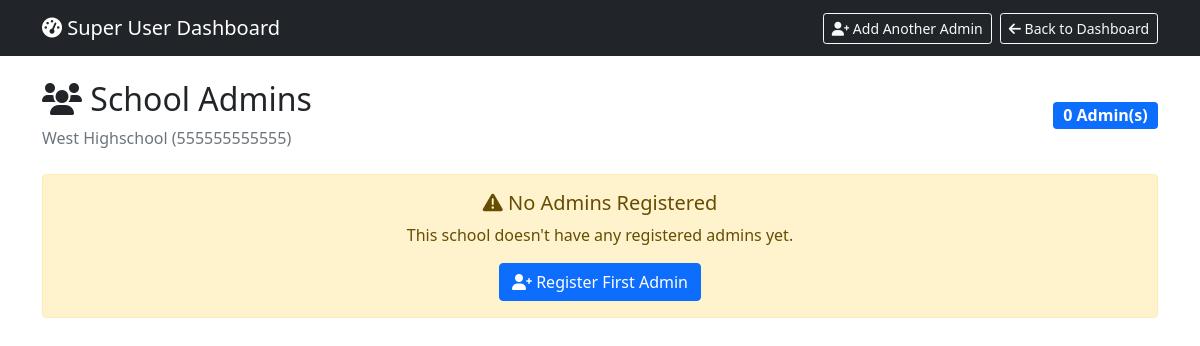
Page /school/8/admins/ (signed in) on the earlier database version.
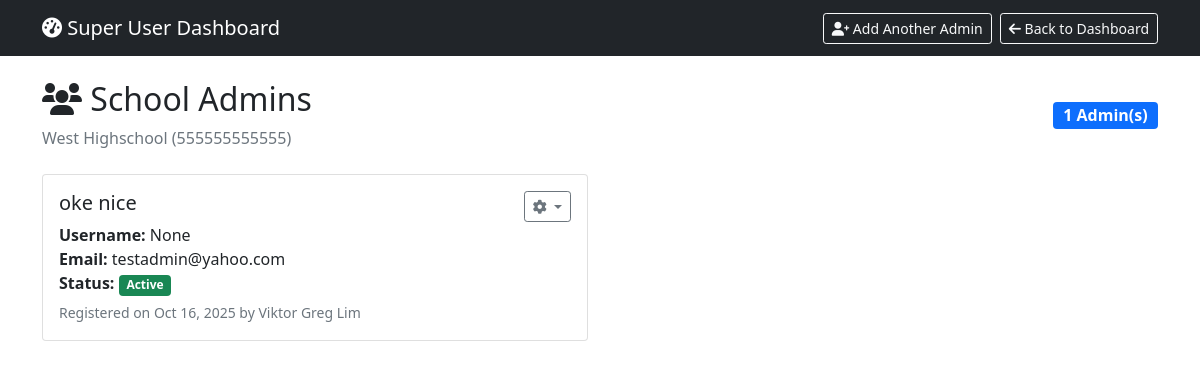
Same page on the later database version.
### lesson/models.py (models this page shows, shortened)
class SchoolRegistration(models.Model):
    STATUS_CHOICES = [
        ('pending', 'Pending Review'),
        ('approved', 'Approved'),
        ('rejected', 'Rejected'),
        ('needs_info', 'Needs Additional Information'),
    ]
    REGION_CHOICES = [
        ('Region IX - Zamboanga Peninsula', 'Region IX - Zamboanga Peninsula'),
        ('BARMM', 'BARMM'),
        ('NCR', 'National Capital Region'),
        ('CAR', 'Cordillera Administrative Region'),
        ('Region I - Ilocos Region', 'Region I - Ilocos Region'),
        ('Region II - Cagayan Valley', 'Region II - Cagayan Valley'),
        ('Region III - Central Luzon', 'Region III - Central Luzon'),
        ('Region IV-A - CALABARZON', 'Region IV-A - CALABARZON'),
        ('Region IV-B - MIMAROPA', 'Region IV-B - MIMAROPA'),
        ('Region V - Bicol Region', 'Region V - Bicol Region'),
        ('Region VI - Western Visayas', 'Region VI - Western Visayas'),
        ('Region VII - Central Visayas', 'Region VII - Central Visayas'),
        ('Region VIII - Eastern Visayas', 'Region VIII - Eastern Visayas'),
        ('Region X - Northern Mindanao', 'Region X - Northern Mindanao'),
        ('Region XI - Davao Region', 'Region XI - Davao Region'),
        ('Region XII - SOCCSKSARGEN', 'Region XII - SOCCSKSARGEN'),
        ('Region XIII - Caraga', 'Region XIII - Caraga'),
    ]
    school_name = models.CharField(
        max_length=255,
        verbose_name="Official School Name",
        help_text="Complete official name of the institution"
    )
    school_id = models.CharField(
        max_length=50,
        unique=True,
        verbose_name="School ID / DepEd Code",
        help_text="12-digit DepEd registration code or school identifier"
    )
    year_established = models.PositiveIntegerField(
        verbose_name="Year Established",
        help_text="Year the institution was established"
    )
    password = models.CharField(
        max_length=128,
        verbose_name="Admin Password",
        help_text="Password for the school administrator account",
        null=True,
        blank=True
    )
    address = models.TextField(
        verbose_name="Complete Address",
        help_text="Street, Barangay, City/Municipality"
    )
    province = models.CharField(
        max_length=100,
        verbose_name="Province"
    )
    region = models.CharField(
        max_length=100,
        choices=REGION_CHOICES,
        verbose_name="Region"
    )
    phone_number = models.CharField(
        max_length=20,
        verbose_name="Phone Number",
        help_text="Main contact phone number"
    )
    email = models.EmailField(
        verbose_name="Email Address",
        help_text="Official school email address"
    )
    website = models.URLField(
        blank=True,
        null=True,
        verbose_name="Website",
        help_text="School's official website"
    )
    facebook_page = models.URLField(
        blank=True,
        null=True,
        verbose_name="Facebook Page",
        help_text="School's official Facebook page"
    )
    contact_person = models.CharField(
        max_length=255,
        verbose_name="Contact Person Name",
        help_text="Primary contact person for system administration"
    )
    position = models.CharField(
        max_length=100,
        verbose_name="Position/Title",
        help_text="Job title of the contact person"
    )
    contact_email = models.EmailField(
        verbose_name="Contact Email",
        help_text="Email address of the contact person"
    )
    contact_phone = models.CharField(
        max_length=20,
        verbose_name="Contact Phone",
        help_text="Phone number of the contact person"
    )
    accuracy = models.BooleanField(
        default=False,
        verbose_name="Information Accuracy Certification",
        help_text="Certifies that all information provided is accurate and complete"
    )
    terms = models.BooleanField(
        default=False,
        verbose_name="Terms and Privacy Agreement",
        help_text="Agreement to Terms of Service and Privacy Policy"
    )
    communications = models.BooleanField(
        default=False,
        verbose_name="Communications Consent",
        help_text="Consent to receive updates about platform features via email"
    )
    status = models.CharField(
        max_length=20,
        choices=STATUS_CHOICES,
        default='pending',
        verbose_name="Registration Status"
    )
    admin_notes = models.TextField(
        blank=True,
        null=True,
        verbose_name="Admin Notes",
        help_text="Internal notes for administrators"
    )
    created_at = models.DateTimeField(
        auto_now_add=True,
        verbose_name="Registration Date"
    )
    updated_at = models.DateTimeField(
        auto_now=True,
        verbose_name="Last Updated"
    )
    processed_at = models.DateTimeField(
        blank=True,
        null=True,
        verbose_name="Processing Date",
        help_text="Date when the registration was processed"
    )
    processed_by = models.ForeignKey(
        User,
        on_delete=models.SET_NULL,
        blank=True,
        null=True,
        verbose_name="Processed By",
        help_text="Administrator who processed this registration"
    )
    class Meta:
        verbose_name = "School Registration"
        verbose_name_plural = "School Registrations"
        ordering = ['-created_at']
        indexes = [
            models.Index(fields=['status']),
            models.Index(fields=['created_at']),
            models.Index(fields=['school_id']),
        ]

class SchoolAdmin(models.Model):
    user = models.OneToOneField(
        User,
        on_delete=models.CASCADE,
        related_name='school_admin_profile'
    )
    school = models.ForeignKey(
        SchoolRegistration,
        on_delete=models.CASCADE,
        related_name='admins'
    )
    is_active = models.BooleanField(default=True)
    created_at = models.DateTimeField(auto_now_add=True)
    created_by = models.ForeignKey(
        User,
        on_delete=models.SET_NULL,
        null=True,
        related_name='created_school_admins'
    )
    class Meta:
        ordering = ['-created_at']
        verbose_name = "School Admin"
        verbose_name_plural = "School Admins"
        indexes = [
            models.Index(fields=['school', 'is_active']),
            models.Index(fields=['created_at']),
        ]

class User(AbstractUser):
    ROLE_CHOICES = [
        ('Student Teacher', 'Student Teacher'),
        ('Teacher', 'Teacher'),
        ('Department Head', 'Department Head'),
        ('Admin', 'Admin'),
    ]
    username = None
    email = models.EmailField(unique=True)
    middle_name = models.CharField(max_length=100, blank=True, null=True)
    dob = models.DateField(null=True, blank=True)
    role = models.CharField(max_length=100, choices=ROLE_CHOICES)
    rank = models.CharField(max_length=100)
    department = models.CharField(max_length=100)
    school = models.ForeignKey(
        "SchoolRegistration",  # reference your school model
        on_delete=models.SET_NULL,
        blank=True,
        null=True,
        related_name="users"
    )
    affiliations = models.TextField(blank=True, null=True)
    profile_picture = models.ImageField(
        upload_to='profile_pictures/',
        null=True,
        blank=True,
        help_text="Profile picture for the user"
    )
    USERNAME_FIELD = 'email'
    REQUIRED_FIELDS = ['first_name', 'last_name', 'role', 'rank', 'department']
    objects = CustomUserManager()
    def __str__(self):
        return self.email

### lesson/views.py (the view)
# urls.py: path('school/<int:school_id>/admins/', views.school_admin_list, name='school_admin_list'),
@login_required
@user_passes_test(is_superuser)
def school_admin_list(request, school_id):
    school = get_object_or_404(SchoolRegistration, id=school_id)
    from .models import SchoolAdmin
    admins = SchoolAdmin.objects.filter(school=school).select_related('user', 'created_by')
    return render(request, 'school_admin_list.html', {
        'school': school,
        'admins': admins
    })

### lesson/context_processors.py (called while the page is built)
def user_school_info(request):
    if request.user.is_authenticated:
        try:
            return {
                'user_school': request.user.school,
            }
        except Exception as e:
            print(f"Context processor error: {e}")
            return {}
    return {}

### lesson/views.py (called while the page is built)
def is_superuser(user):
    return user.is_authenticated and user.is_superuser

### lesson/templates/school_admin_list.html (shortened to what this page needs)
<!DOCTYPE html>
<html>
<head>
    <link href="https://cdn.jsdelivr.net/npm/bootstrap@5.1.3/dist/css/bootstrap.min.css" rel="stylesheet">
    <link rel="stylesheet" href="https://cdnjs.cloudflare.com/ajax/libs/font-awesome/6.0.0/css/all.min.css">
</head>
<body>
    <nav class="navbar navbar-expand-lg navbar-dark bg-dark">
        <div class="container">
            <a class="navbar-brand" href="{% url 'super_user_dashboard' %}">
                <i class="fas fa-tachometer-alt"></i> Super User Dashboard
            </a>
            <div class="navbar-nav ms-auto">
                <a class="btn btn-outline-light btn-sm me-2" href="{% url 'register_school_admin' school.id %}">
                    <i class="fas fa-user-plus"></i> Add Another Admin
                </a>
                <a class="btn btn-outline-light btn-sm" href="{% url 'super_user_dashboard' %}">
                    <i class="fas fa-arrow-left"></i> Back to Dashboard
                </a>
            </div>
        </div>
    </nav>
    <div class="container mt-4">
        <div class="d-flex justify-content-between align-items-center mb-4">
            <div>
                <h2><i class="fas fa-users"></i> School Admins</h2>
                <p class="text-muted mb-0">{{ school.school_name }} ({{ school.school_id }})</p>
            </div>
            <span class="badge bg-primary fs-6">{{ admins.count }} Admin(s)</span>
        </div>
        {% if admins %}
            <div class="row">
                {% for admin in admins %}
                    <div class="col-md-6 mb-3">
                        <div class="card">
                            <div class="card-body">
                                <div class="d-flex justify-content-between align-items-start">
                                    <div>
                                        <h5 class="card-title">
                                            {{ admin.user.get_full_name|default:admin.user.username }}
                                        </h5>
                                        <p class="card-text mb-1">
                                            <strong>Username:</strong> {{ admin.user.username }}<br>
                                            <strong>Email:</strong> {{ admin.user.email }}<br>
                                            <strong>Status:</strong>
                                            <span class="badge {% if admin.is_active %}bg-success{% else %}bg-danger{% endif %}">
                                                {% if admin.is_active %}Active{% else %}Inactive{% endif %}
                                            </span>
                                        </p>
                                        <small class="text-muted">
                                            Registered on {{ admin.created_at|date:"M d, Y" }}
                                            {% if admin.created_by %}
                                                by {{ admin.created_by.get_full_name|default:admin.created_by.username }}
                                            {% endif %}
                                        </small>
                                    </div>
                                    <div class="dropdown">
                                        <button class="btn btn-sm btn-outline-secondary dropdown-toggle" type="button"
                                                data-bs-toggle="dropdown">
                                            <i class="fas fa-cog"></i>
                                        </button>
                                    </div>
                                </div>
                            </div>
                        </div>
                    </div>
                {% endfor %}
            </div>
        {% else %}
            <div class="alert alert-warning text-center">
                <h5><i class="fas fa-exclamation-triangle"></i> No Admins Registered</h5>
                <p class="mb-3">This school doesn't have any registered admins yet.</p>
                <a href="{% url 'register_school_admin' school.id %}" class="btn btn-primary">
                    <i class="fas fa-user-plus"></i> Register First Admin
                </a>
            </div>
        {% endif %}
    </div>
</body>
</html>

Differences in the rows shown:
added SchoolAdmin: user.get_full_name "oke nice", user.username "None", user.email "testadmin@yahoo.com", is_active "Active", created_at "Oct 16, 2025", created_by.get_full_name "Viktor Greg Lim"
Other differences:
{{ admins.count }}: "0" → "1"
text no longer shown: "No Admins Registered This school doesn't have any registered admins yet. Register First Admin"
